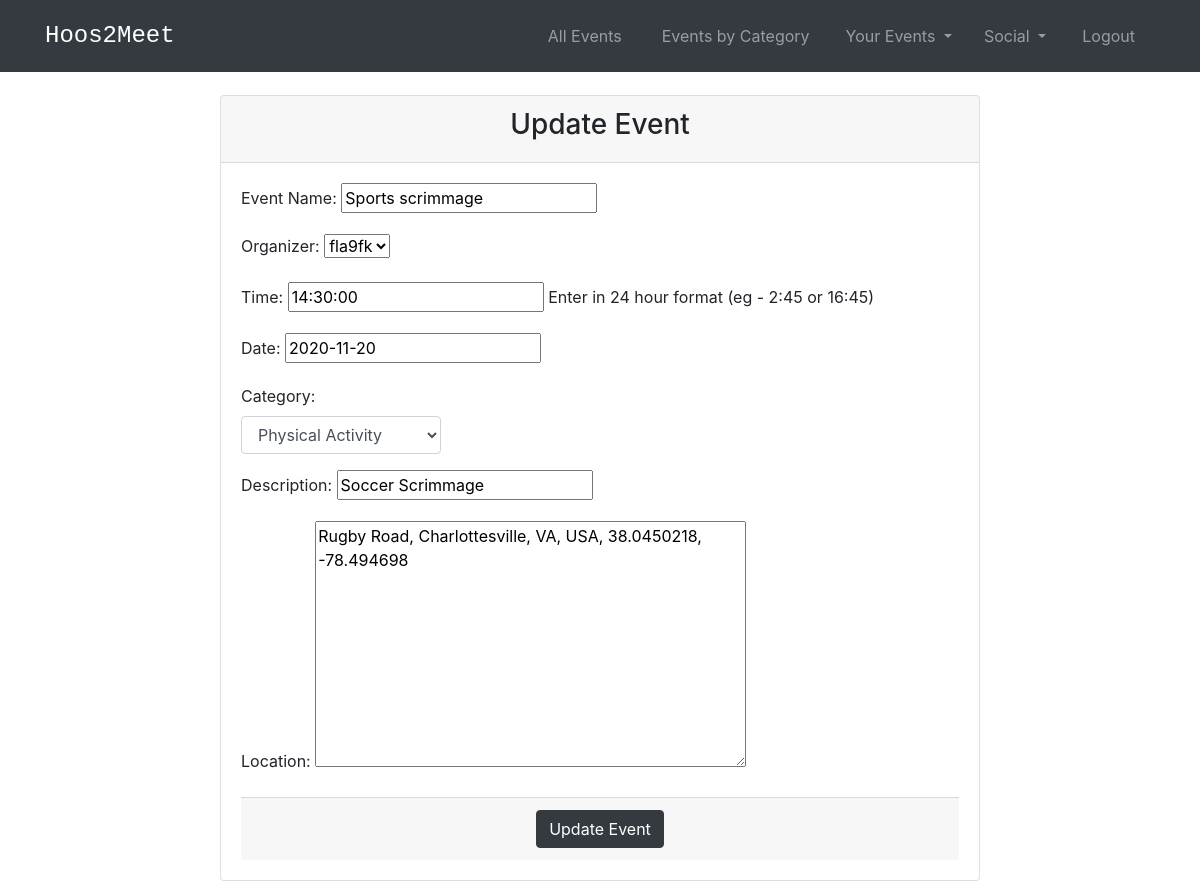
The page /events/update/6/ (signed in) on the database as committed earlier.
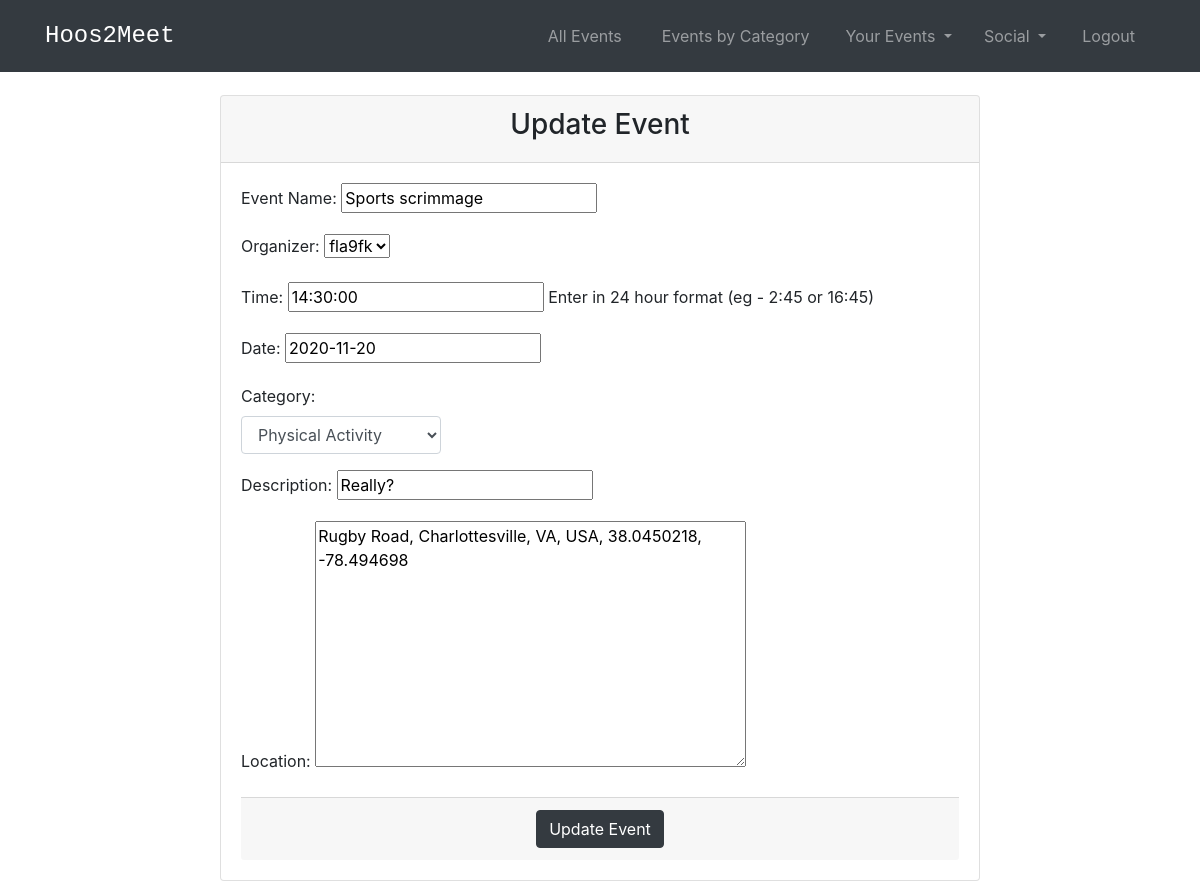
The same page on the database as committed later.
### events/models.py (models this page shows, shortened)
class Event(models.Model):
    title_text = models.CharField("Event Name", max_length=255)
    date = models.DateField(default=datetime.date.today)
    time = models.TimeField(default = '14:30',help_text="Enter in 24 hour format (eg - 2:45 or 16:45)")
    category_text = models.CharField("Category", max_length=255,default = 'Uncategorized')
    description_text = models.CharField("Description", max_length=200)
    organizer = models.ForeignKey(User, default = 1, on_delete=models.CASCADE,related_name='organizer')
    location=PlacesField()
    rsvps = models.ManyToManyField(User, related_name='rsvps') #blank=True )
    """"
    def get_absolute_url(self):
        return reverse('events:detail', kwargs={'pk': self.pk})
    """

### events/views.py (the view, shortened to what this page needs)
# urls.py: path('update/<int:pk>/', views.UpdateView.as_view(), name='update_event'),
class UpdateView(generic.UpdateView):
    model = Event
    template_name = 'events/update_event.html'
    form_class = EventForm
    def get_form_kwargs(self, **kwargs):
        form_kwargs = super(UpdateView, self).get_form_kwargs(**kwargs)
        form_kwargs["user"] = self.request.user
        return form_kwargs

### events/forms.py (shortened to what this page needs)
class EventForm(forms.ModelForm):
    def __init__(self, user, *args, **kwargs):
        super(EventForm, self).__init__(*args, **kwargs)
        self.fields['organizer'].queryset = User.objects.filter(id=user.id)
    class Meta:
        model=Event
        fields = ["title_text","organizer","time", "date","category_text","description_text","location"]
        widgets={
            'category_text':forms.Select(choices = choice_list, attrs={'class':'form-control', 'style': 'width:200px'})
        }

### events/templates/events/update_event.html (shortened to what this page needs)
<!DOCTYPE html>
<html lang="en">
<head>
    {% extends 'base.html' %}
    {% load socialaccount %}
{% block content %}
{% if user.is_authenticated %}
    <form action="{% url 'events:update_event' event.id%}"method="post">
      <div class="container">
        <div class="card">
          <div class="card-header">
            <h3 class="text-center login-title">Update Event</h3>
          </div>
          {% if event.organizer == user %}
          <div class="card-body">
            {{ form.as_p }}
          <div class="card-footer">
            <div class = "d-flex justify-content-center links">
              <a action= "{% url 'events:post_event' %}">
               <button type="submit" class="btn btn-dark" >Update Event</button>
              </a>
            </div>
          </div>
        </div>
        {% else %}
        You did not organize this event so you can't update it!
        {% endif %}
      </div>
    </form>
{% endif %}
{% endblock %}

Rows that differ between the two databases and show on the page:
changed Event "Sports scrimmage": description_text "Soccer Scrimmage" → "Really?"
